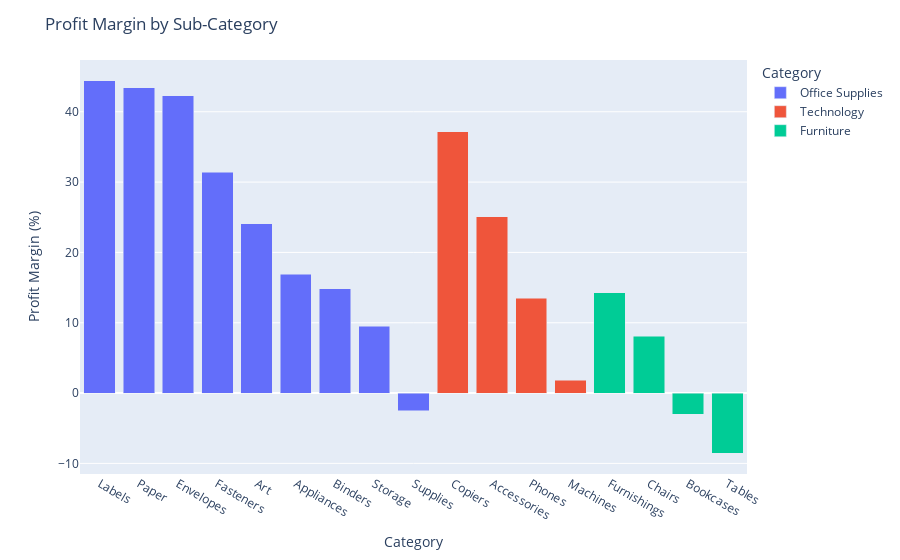

The cell this chart's notebook holds for it:
### Markdown cell above
### Profit Margin (%) by Sub-Category

### Code cell
df_grouped = df.groupby(['Category', 'Sub-Category']).agg({'Sales': 'sum', 'Profit': 'sum'})
df_grouped['Profit Margin (%)'] = df_grouped['Profit'] / df_grouped['Sales'] * 100

# Reset index to make category and sub-category columns
df_grouped.reset_index(inplace=True)
df_subcat_profit_margin = df_grouped.copy()
df_subcat_profit['Sub-Category'] = df_subcat_profit['Sub-Category'].astype(str)
df_subcat_profit_margin = df_subcat_profit_margin.sort_values(by='Profit Margin (%)', ascending=False)

# Create a vertical stacked bar chart
fig = px.bar(df_subcat_profit_margin, x='Sub-Category', y='Profit Margin (%)', color='Category', barmode='stack')


# Set title and axis labels
fig.update_layout(title='Profit Margin by Sub-Category', xaxis_title='Category', yaxis_title='Profit Margin (%)')

# Show plot
fig.show()

### Figure 1 — Plotly figure (JSON) as saved in the notebook; plotly's stock layout.template omitted (floating-point values rounded to 4 significant figures)
{"data": [{"alignmentgroup": "True", "hovertemplate": "Category=Office Supplies<br>Sub-Category=%{x}<br>Profit Margin (%)=%{y}<extra></extra>", "legendgroup": "Office Supplies", "marker": {"color": "#636efa", "pattern": {"shape": ""}}, "name": "Office Supplies", "offsetgroup": "Office Supplies", "orientation": "v", "showlegend": true, "textposition": "auto", "type": "bar", "x": ["Labels", "Paper", "Envelopes", "Fasteners", "Art", "Appliances", "Binders", "Storage", "Supplies"], "xaxis": "x", "y": [44.42, 43.39, 42.27, 31.4, 24.07, 16.87, 14.86, 9.506, -2.548], "yaxis": "y"}, {"alignmentgroup": "True", "hovertemplate": "Category=Technology<br>Sub-Category=%{x}<br>Profit Margin (%)=%{y}<extra></extra>", "legendgroup": "Technology", "marker": {"color": "#EF553B", "pattern": {"shape": ""}}, "name": "Technology", "offsetgroup": "Technology", "orientation": "v", "showlegend": true, "textposition": "auto", "type": "bar", "x": ["Copiers", "Accessories", "Phones", "Machines"], "xaxis": "x", "y": [37.2, 25.05, 13.49, 1.789], "yaxis": "y"}, {"alignmentgroup": "True", "hovertemplate": "Category=Furniture<br>Sub-Category=%{x}<br>Profit Margin (%)=%{y}<extra></extra>", "legendgroup": "Furniture", "marker": {"color": "#00cc96", "pattern": {"shape": ""}}, "name": "Furniture", "offsetgroup": "Furniture", "orientation": "v", "showlegend": true, "textposition": "auto", "type": "bar", "x": ["Furnishings", "Chairs", "Bookcases", "Tables"], "xaxis": "x", "y": [14.24, 8.106, -3.023, -8.564], "yaxis": "y"}], "layout": {"barmode": "stack", "legend": {"title": {"text": "Category"}, "tracegroupgap": 0}, "margin": {"t": 60}, "title": {"text": "Profit Margin by Sub-Category"}, "xaxis": {"anchor": "y", "domain": [0, 1], "title": {"text": "Category"}}, "yaxis": {"anchor": "x", "domain": [0, 1], "title": {"text": "Profit Margin (%)"}}}}
